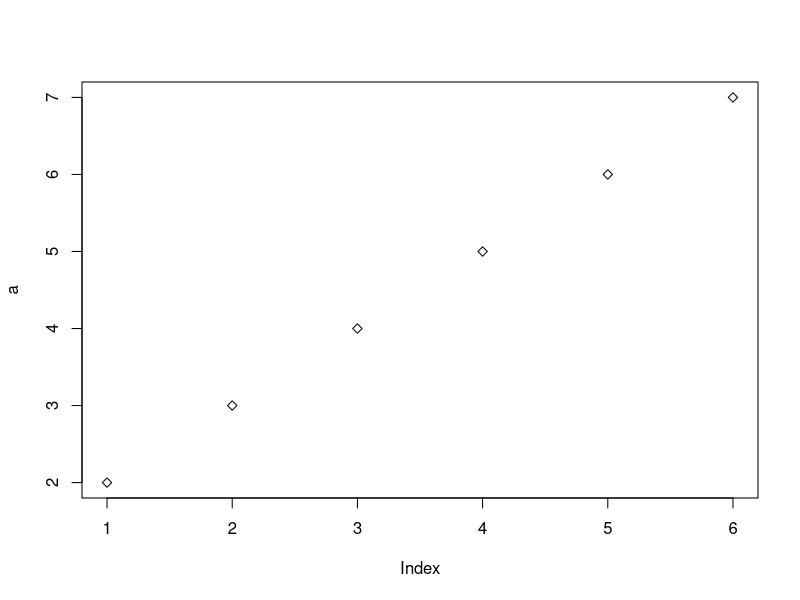
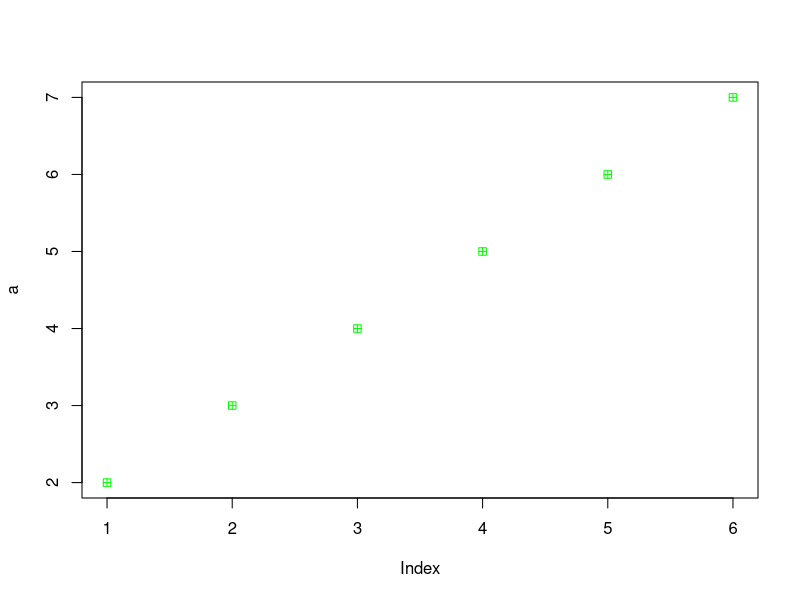
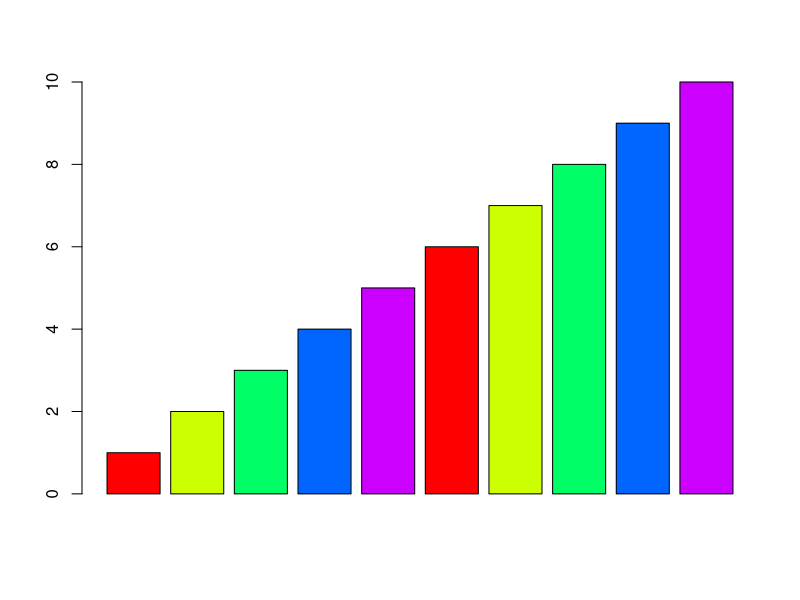
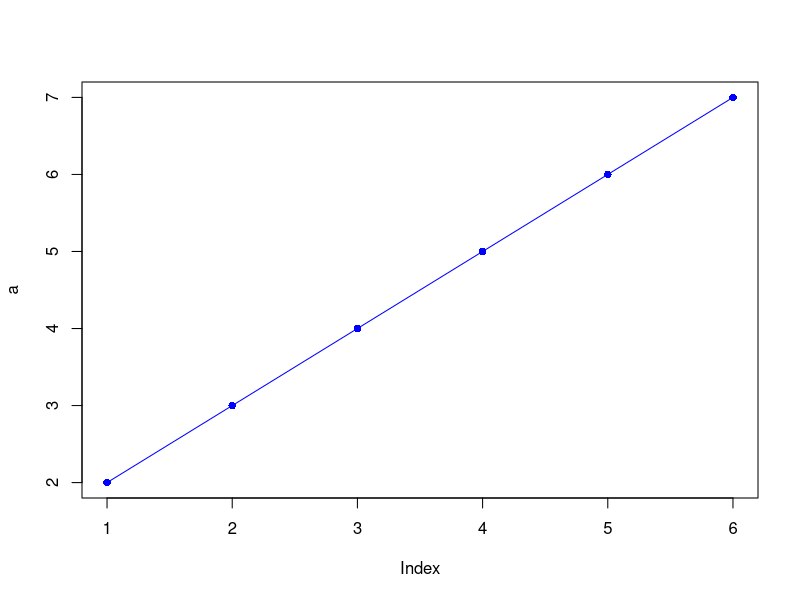
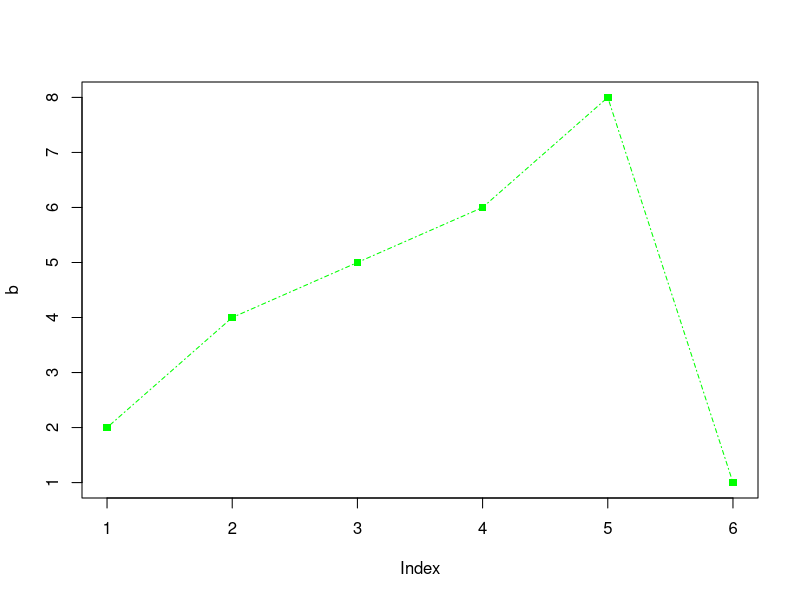
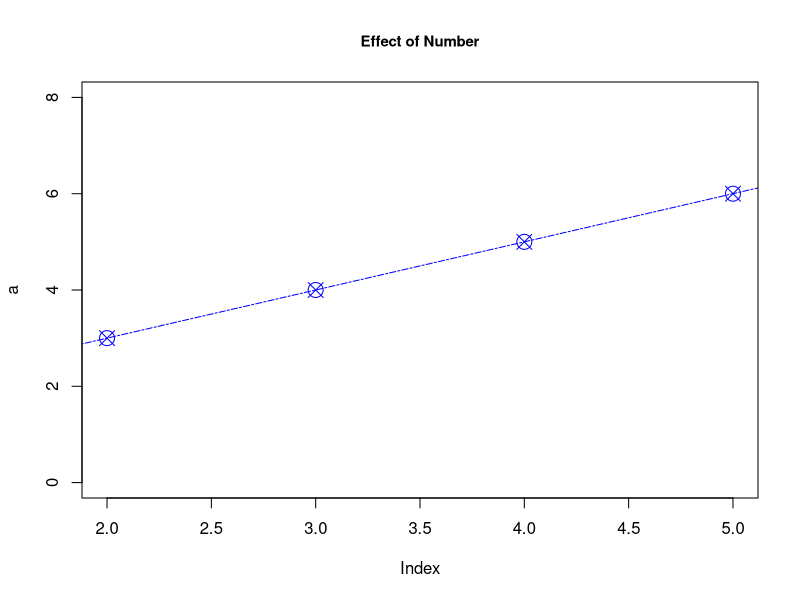
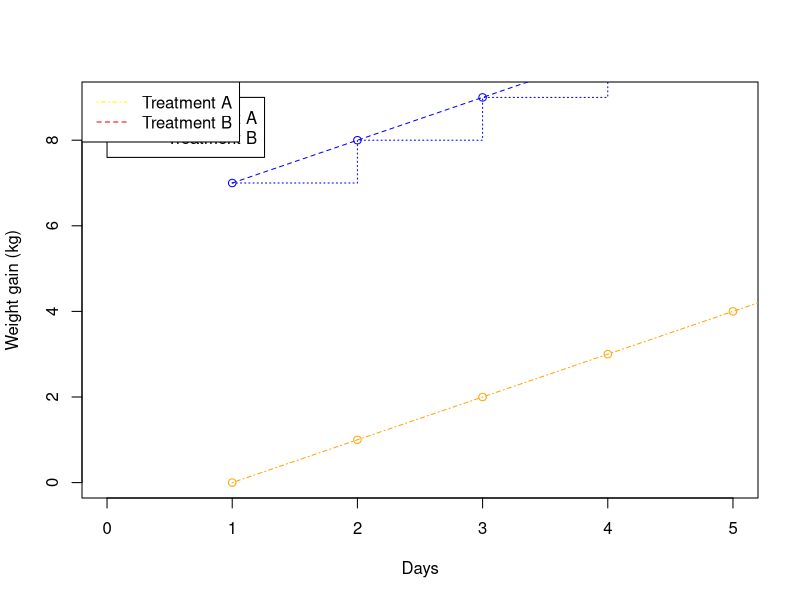
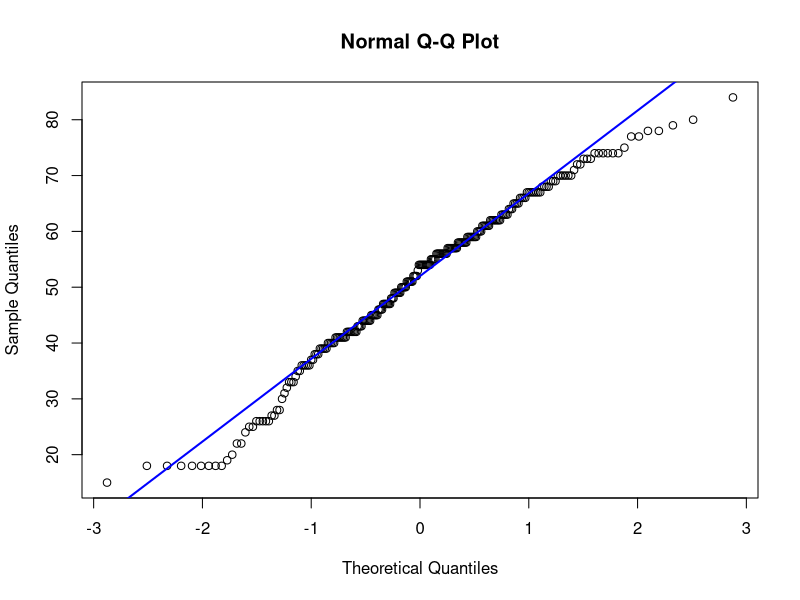

The R script that drew these images, in order: (Note: this script raises an error after producing the figures.)
a <- c(2,3,4,5,6,7)
b <- c(2,4,5,6,8,1)
plot(a,pch=23)


plot(a, pch=12, col="green")

barplot(1:10, col=rainbow(5))

plot(a,pch=16, col="blue", type="o", lty=1)

plot(b, pch=15, col="green", type="o", lty=4, font=9)


plot(a, pch=13, col="blue", type="o", lty=6, font=7,
	xlim=c(2,5), ylim=c(0,8), main="Effect of Number",
	, cex=2, cex.main=0.9)


c <- c(0,1,2,3,4,5,6)
d <- c(7,8,9,10,11,12,13)
plot(d, pch=15, col="blue", type="s", lty=3,
	font=10, xlim= c(0,5), ylim=c(0,9),	
	xlab="Days", ylab="Weight gain (kg)")

points(c,col="orange", type="o", lty=10, font=8)

lines(d,col="blue", type="o", lty=50, font=10)

legend(0,9,lty=c(2,5), c("Treatment A", "Treatment B"),
	 col=c("blue","green"))



legend("topleft", lty=c(4,2), c("Treatment A", "Treatment B"),
	 col=c("yellow","red"))


setwd("E:\\Prince of Songla University Pattani Campus In Thailand\\Third year\\Data Analytics and Visualizaations\\week 10")
b <- read.csv("dexabia.csv")
str(b)


b$agenew <- round(b$age,0)
table(b$agenew)

summary(b)

qqnorm(b$age)
qqline(b$age,col="blue",lwd=2)

hist(b$age)
hist(b$age,breaks=20,col=rainbow(5),main="Age")
mtext(side=1,"Age",padj=3)
mtext(side=3,"Frequency",adj=0.3,padj=4)

hist(b$age)
hist(b$age,breaks=20,col="yellow",main="")
mtext(side=1,"Age",padj=4,las=1)


boxplot(b$age)
boxplot(b$age,col=rainbow(5),las=1, horizontal=T)
mtext(side=3,"Weight (grams)", adj=-0.1,padj=-1.5,las=1)
mtext(side=3,"Age (Years)", adj=-0.1,padj=-1.5)

stem(b$age)


stripchart (b$age)
stripchart (b$age,method="stack")
stripchart (b$age,method="stack",pch=2)
stripchart (b$age,method="stack",pch=1,col="red",frame.plot=F)
stripchart (b$age,method="stack",pch=1,col="blue",frame.plot=F,at=0.05)


boxplot(b$wt~b$sex)
boxplot(b$wt~b$sex,las=1,col=c("blue","red"))
boxplot(b$wt~b$sex,las=1,col=c("blue","pink"),las=1,xlab="Number", ylab="Weight")


b$sex <- as.factor(b$sex)
levels(b$sex) <- c("male","female")
boxplot(b$wt~b$sex,las=1,col=c("blue","pink"),las=1,xlab="",ylab="")
mtext(side=3,"Weight (Kg)", adj=-0.1,padj=-1.5)



b$agegrp<- cut(b$age,breaks=c(0,39,59,100))
b$agegrp<- factor(b$agegr)
levels(b$agegr) <- c("<40","40-59","60+")
b$sex<- as.factor(b$sex)
levels(b$sex)<- c("male","female")
mtext(side=3,"Weight (Kg)", adj=-0.1,padj=-1.5)
mtext(side=1,"Gender",padj=3)
boxplot(b$wt~b$sex,las=1,col=c("blue","pink"),las=1,xlab="",ylab="")
mtext(side=3,"Weight (Kg)", adj=-0.1,padj=-1.5)
mtext(side=1,"Gender",padj=3)
title(main="Comparing Weight by Gender")



plot(b$ht,b$wt,xlab="Height",ylab="Weight",las=1,col="blue")
title(main="Comparing Weight and Height")

plot(b$sex)
sexfreq <- table(b$sex)
barplot(sexfreq)
par(mfrow=c(1,1), oma=c(3,4,3,2),mar=c(3,4,3,2),
mgp=c(0.5,0.5,0.5),tcl=-0.1,las=1)
barp <- barplot(table(b$sex), xlim=c(0,150),
las=1, cex.names=1.0, horiz=F, col="pink", width=0.8)
text(val$Freq[c(1:nrow(val))]+5,barp[c(1:nrow(val)),1],val$Freq[c(1:nrow(val))])
par(mfrow=c(1,1), oma=c(3,4,3,2),mar=c(3,4,3,2),
mgp=c(0.5,0.5,0.5),tcl=-0.1,las=1)
barp <- barplot(table(b$sex),las=1, cex.names=1.0, col="pink", width=0.8)
barp <- barplot(table(b$sex),las=1, cex.names=1.0, col="pink", width=0.8)

cor(b$ht,b$wt)


plot(b$sex)
sexfreq <- table(b$sex)
barplot(sexfreq)
barp <- barplot(table(b$sex),las=1,cex.names=1.0,
	  col= rainbow(4), width=0.9, ylim=c(0,250))

text(x=barp, y=sexfreq, label=sexfreq, pos=3, cex=3, col="blue")


sexfreq <- table(b$sex)
pie(sexfreq)
pct <- as.data.frame(proportions(sexfreq)*100)
pie(sexfreq,labels=paste(pct$Var1,round(pct$Freq,2),
    "%"),col=heat.colors(3),cex=1)

pie(sexfreq,labels=paste(pct$Var1,round(pct$Freq,2),
    "%"),col=c("yellow","green"),cex=1)

b$dexagr <- ifelse(b$dexa<40,"normal","fat")
ctab<- table(b$dexagr,b$sex)
barplot(ctab,beside=T, xlab="Gender",ylab="Number",
	  main="Gender Value", col=c("blue","orange"))
legend("topleft",inset=c(0.03,0.04),
	 c("Fat","Normal"),fill=c("blue","orange"), adj=c(0.02,0.1))

mtext(side=3,adj=0.06,"Percents")





b$bmi <- b$wt/(b$ht/100)^2
summary(b$bmi)
b$bmigr <- ifelse(b$bmi<25,"Normal","Overweight")

t3 <- table(b$bmigr,b$agegr,b$dexagr)
t3t1 <- prop.table(t3[,,1],2)*100
t3t1
t3t2 <- prop.table(t3[,,2],2)*100
t3t2

barplot(t3t1,beside=T, legend=c("Normal","Overweight"),xlab="Fat")
barplot(t3t2,beside=T, legend=c("Normal","Overweight"),xlab="Normal")


dt <- read.csv("StudentsAdaptability.csv")
str(dt)



plot(dt$Gender)
sex <- table(dt$Gender)
barplot(sex)
barp <- barplot(table(dt$Gender),las=1,cex.names=1.0,
	  col=c("blue","yellow"), width=0.8,ylim=c(0,800),
	  main="Gender Type")
text(x=barp,y=sex,label=sex,pos=3,cex=1) 


plot(dt$Age)
agegrp <- table(dt$Age)
barplot(agegrp)
barp <-barplot(table(dt$Age),main="Age range of student",
	col=c("red","blue","green","yellow","skyblue","purple"),ylim=c(0,400))
text(x=barp, y=agegrp,label=agegrp,pos=3,cex=1)



plot(dt$Education.Level)
edugrp <- table(dt$Education.Level)
barplot(edugrp)
barp <- barplot(table(dt$Education.Level),main="Education institution level",
	  col=c("pink","purple","yellow"),ylim=c(0,600))
text(x=barp, y=edugrp,label=edugrp,pos=3,cex=1)


plot(dt$Adaptivity.Level)
adagrp <- table(dt$Adaptivity.Level)
barplot(adagrp)
barp <- barplot(table(dt$Adaptivity.Level),main="Adaptability level",
	  col=c("green","blue","red"),ylim=c(0,700))
text(x=barp, y=adagrp,label=adagrp,pos=3,cex=1)



high_adaptability <- sum(dt$Adaptivity.Level == "High")
total_samples <- nrow(dt)
proportion_high_adaptability <- (high_adaptability/total_samples)*100
proportion_high_adaptability



ada_fin<-table(dt$Adaptivity.Level,dt$Financial.Condition)
barp <- barplot(ada_fin, beside=TRUE, col=c("green", "blue", "red"),
                legend = rownames(ada_fin), ylim=c(0,600),
                main="Adaptability Level by Financial Condition", xlab="Financial Condition", ylab="Count")
text(x=barp, y=ada_fin, label=ada_fin, pos=3, cex=1)



adap_internet<-table(dt$Adaptivity.Level,dt$Internet.Type)
barp <- barplot(adap_internet, beside=TRUE, col=c("green", "blue", "yellow"),
                legend = rownames(adap_internet), ylim=c(0,500),
                main="Adaptability Level by Internet Type", xlab="Internet Type", ylab="Count")
text(x=barp, y=adap_internet, label=adap_internet, pos=3, cex=1)





